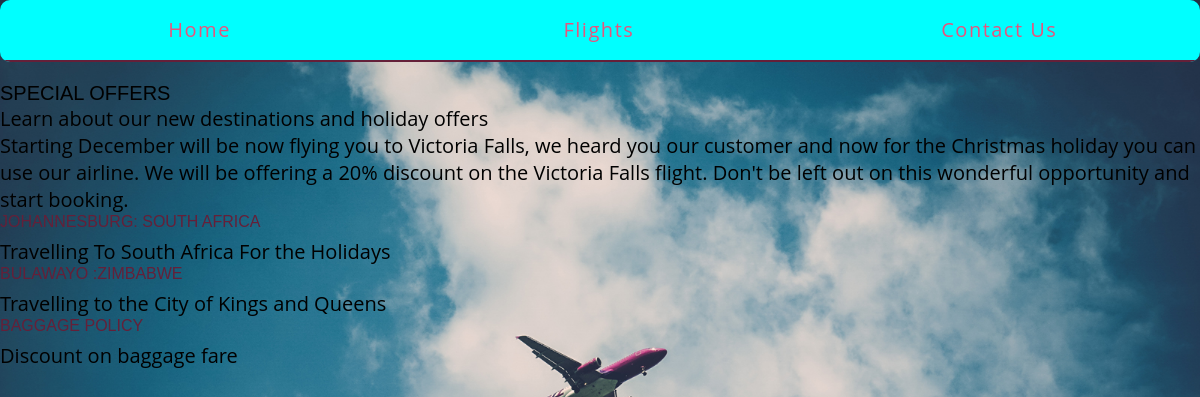
/bookings/2/, run on the app's committed database.
### bookings/models.py (models this page shows, shortened)
class Booking(models.Model):
	created_at = models.DateTimeField(auto_now_add=True)
	title = models.CharField(max_length=255)
	description = models.TextField()
	is_live = models.BooleanField(default=False)
	status = models.CharField(max_length=1, choices=STATUS_CHOICES, default='i')

class Step(models.Model):
	title = models.CharField(max_length=255)
	description = models.TextField()
	content = models.TextField(blank=True, default='')
	order = models.IntegerField(default=0)
	booking = models.ForeignKey(Booking)
	class Meta:
		ordering = ['order',]

### bookings/views.py (the view)
# urls.py: url(r'(?P<pk>\d+)/$', views.booking_detail, name='detail'),
def booking_detail(request, pk):
	booking = get_object_or_404(models.Booking, pk=pk)
	return render(request, 'bookings/booking_detail.html', {'booking': booking})

### bookings/templatetags/book_extra.py (called while the page is built)
@register.filter('markdown_to_html')
def markdown_to_html(markdown_text):
	html_body = markdown2.markdown(markdown_text)
	return mark_safe(html_body)

### bookings/templates/bookings/booking_detail.html (shortened to what this page needs)
{% extends "layout.html" %}
{% load humanize %}
{% load book_extra %}
{% block content %}
<article>
	<h2>{{ booking.title }}</h2>
	{{ booking.description|markdown_to_html }}
	<section>
		{% for step in booking.step_set.all %}
			<h3>
				<a href="{% url 'bookings:step' booking_pk=step.booking.pk step_pk=step.pk %}">{{ step.title }}</a>
			</h3>
			{{ step.description }}
		{% endfor %}
	</section>
</article>
{% endblock %}

### assets/css/layout.css (style rules this page uses)
html { box-sizing: border-box; }
*, *::after, *::before { box-sizing: inherit; }
article h2 a, article h3 a { color: #642039; text-decoration: none; }

### assets/css/style.css (style rules this page uses)
html,body,div,span,applet,object,iframe,h1,h2,h3,h4,h5,h6,p,blockquote,pre,a,abbr,acronym,address,big,cite,code,del,dfn,em,img,ins,kbd,q,s,samp,small,strike,strong,sub,sup,tt,var,b,u,i,dl,dt,dd,ol,nav ul,nav li,fieldset,form,label,legend,table,caption,tbody,tfoot,thead,tr,th,td,article,aside,canvas,details,embed,figure,figcaption,footer,header,hgroup,menu,nav,output,ruby,section,summary,time,mark,audio,video { margin:0;padding:0;border:0;font-size:100%;font:inherit;vertical-align:baseline; }
article, aside, details, figcaption, figure,footer, header, hgroup, menu, nav, section { display: block; }
a { text-decoration:none; }
body { background:url('../images/1.jpg') no-repeat 0px 0px; background-size: cover; font-family: 'Open Sans', sans-serif; background-attachment: fixed; background-position: center; }
h1,h2,h3,h4,h5,h6 { font-family: 'Montserrat', sans-serif; }
h3 { font-size: 16px; color:#FFC107; margin-bottom: 7px; }

### data on the page
Booking: title "SPECIAL OFFERS", description "Learn about our new destinations and holiday offers Starting December will be now flying you to Victoria Falls, we heard you our customer and now for the Christmas holiday you can use our airline. We will be offering a 20% discount on the Victoria Falls flight. Don't be left out on this wonderful opportunity and start booking."
Step: title "JOHANNESBURG: SOUTH AFRICA", description "Travelling To South Africa For the Holidays"
Step: title "BULAWAYO :ZIMBABWE", description "Travelling to the City of Kings and Queens"
Step: title "BAGGAGE POLICY", description "Discount on baggage fare"
